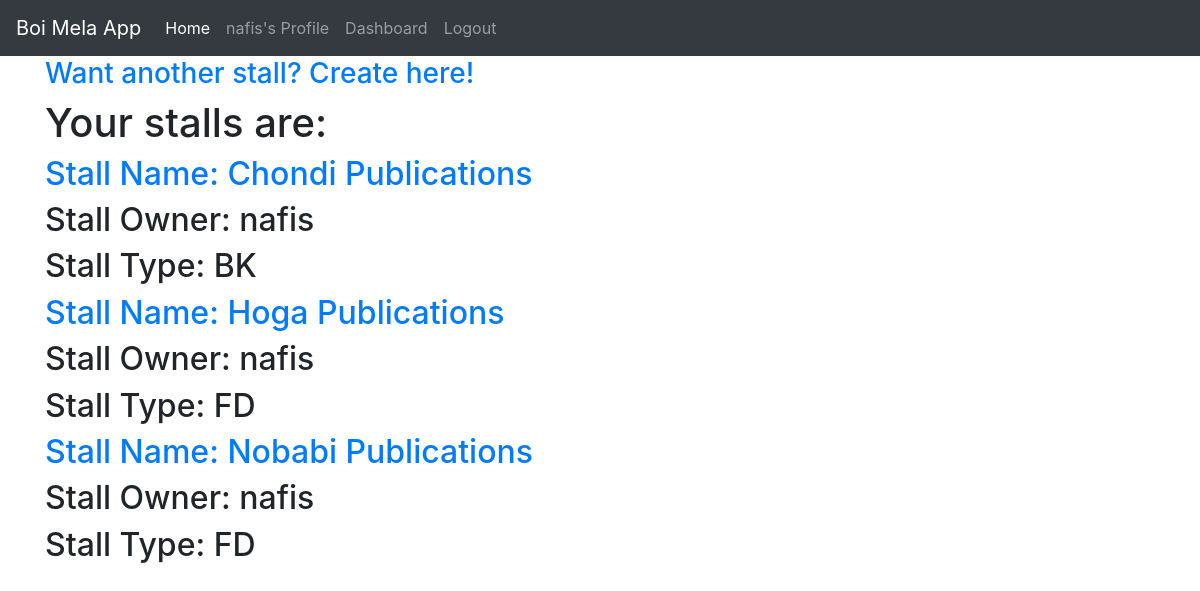
The app's page /dashboard/ (signed in), older data.
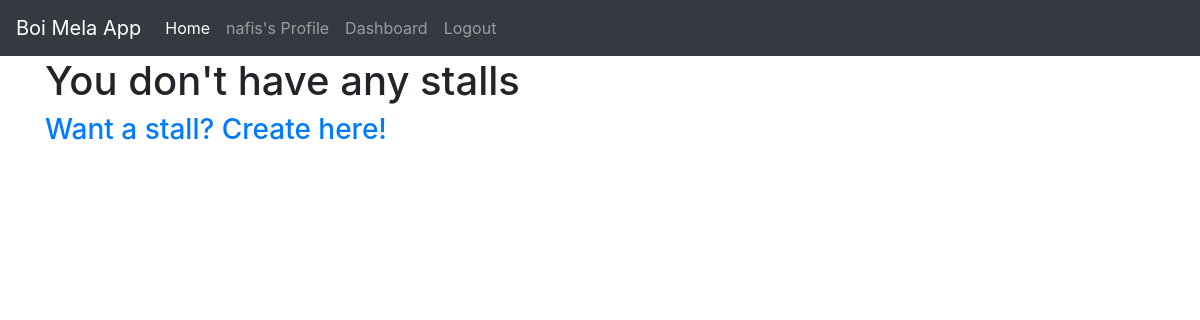
The same page, newer data.
### boimelaApp/models.py (models this page shows, shortened)
class Stall(models.Model):
    BOOK = 'Book'
    FOOD = 'Food'
    STALL_TYPES = (
        (BOOK, 'Book'),
        (FOOD, 'Food'),
    )
    stall_name= models.CharField(max_length=100)
    owner= models.ForeignKey(User, on_delete=models.CASCADE)
    stall_type= models.CharField(max_length=10, choices=STALL_TYPES, default="Type N/A")
    class Meta:
        ordering= ('stall_name',)

### boimelaApp/views.py (the view)
# urls.py: path('dashboard/', StallListView.as_view(), name='dashboard'),
class StallListView(LoginRequiredMixin, ListView):
    model = Stall
    template_name= 'boimelaApp/dash.html'
    context_object_name= 'stalls'
    def get_queryset(self):
        return Stall.objects.filter(owner=self.request.user)

### boimelaApp/templates/boimelaApp/dash.html
{% extends 'boimelaApp/base.html' %}
{% load static %}
{% block content %}
{% if stalls %}
<a href="{% url 'stall-create' %}"><h3>Want another stall? Create here!</h3></a>
<h1>Your stalls are:</h1>
{% for stall in stalls %}
<h2><a href="{% url 'stall-detail' stall.id %}">Stall Name: {{ stall.stall_name }}</a></h2>
<h2>Stall Owner: {{ stall.owner }}</h2>
<h2>Stall Type: {{ stall.stall_type }}</h2>
{% endfor%}
{% else %}
<h1>You don't have any stalls</h1>
<a href="{% url 'stall-create' %}"><h3>Want a stall? Create here!</h3></a>
{% endif %}
{% endblock content %}

Row changes from the older to the newer data that the page shows:
removed Stall: stall_name "Chondi Publications", owner "nafis", stall_type "BK"
removed Stall: stall_name "Hoga Publications", owner "nafis", stall_type "FD"
removed Stall: stall_name "Nobabi Publications", owner "nafis", stall_type "FD"
Text that changed along with them:
text no longer shown: "Want another stall? Create here! Your stalls are:"
text now shown: "You don't have any stalls Want a stall? Create here!"
